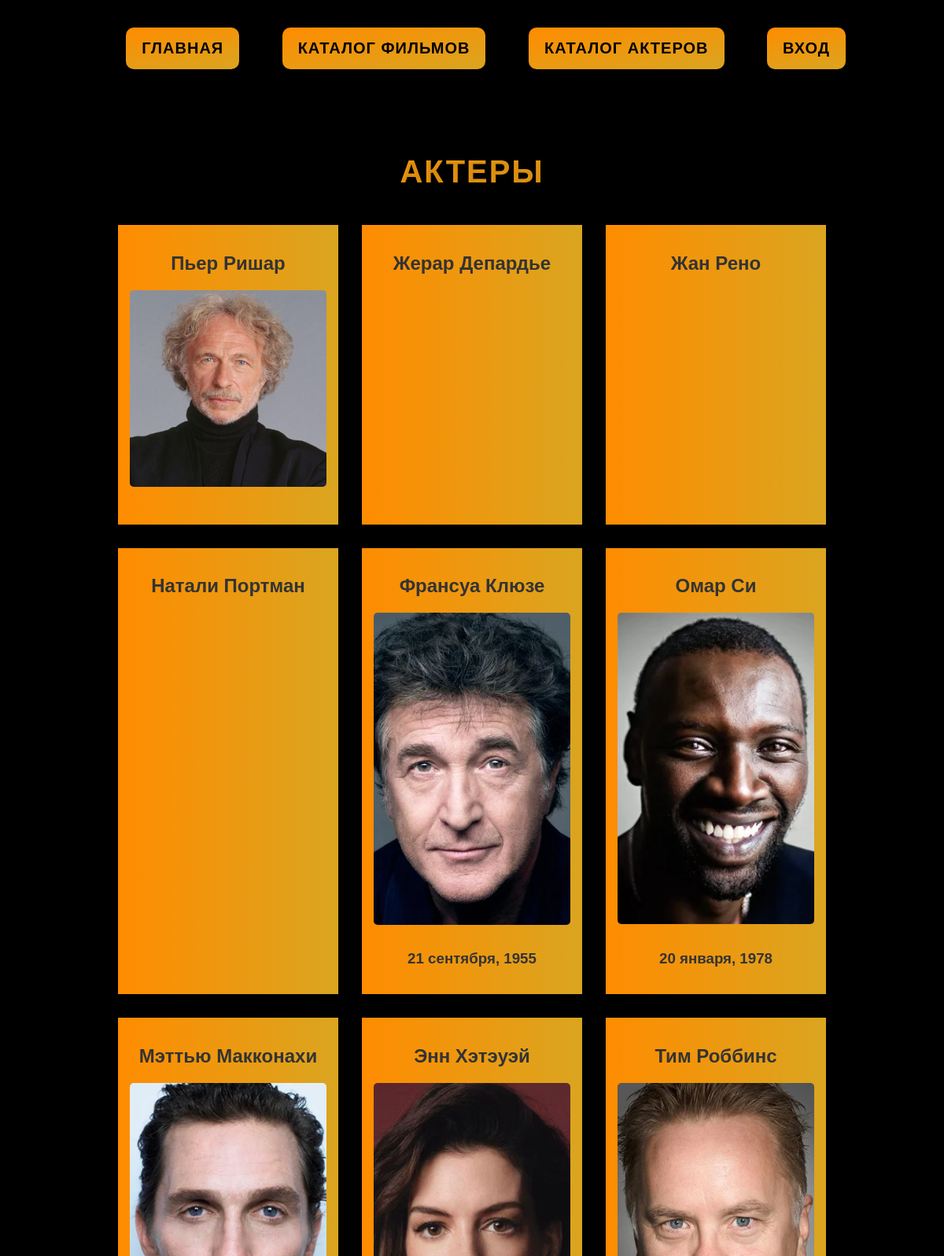
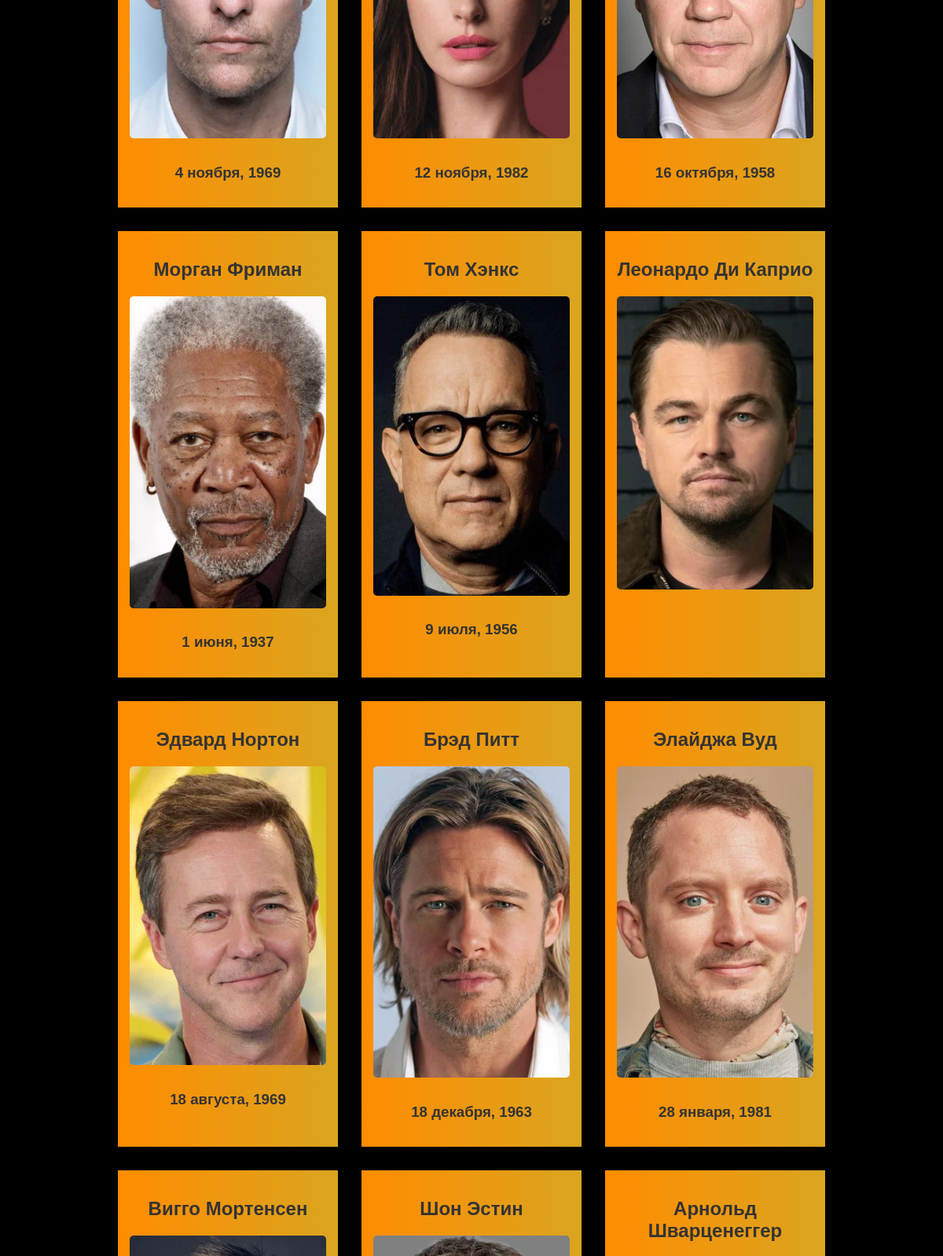
Screenshot of /artist/ (upper part) with the database file from the repository (2 pictures, top to bottom).
### appkino/models.py (models this page shows, shortened)
class Artist(models.Model):
    name = models.CharField(max_length=100, verbose_name='Имя')
    info = models.TextField(verbose_name='Информация', blank=True, null=True)
    foto = models.FileField(verbose_name='Фото', upload_to='artist/', null=True, blank=True)

### appkino/views.py (the view)
# urls.py: path('artist/', views.artistList.as_view(), name='allartist'),
class artistList(generic.ListView):
    model = Artist

### templates/appkino/artist_list.html
{% extends 'index.html' %}
{% load static %}
{% block content %}
    <h2 class="title">Актеры</h2>
        <ul>
                {% for one in artist_list %}
        <li>
    <h2> {{ one.name }}</h2>
    <img src="{% static one.foto %}" alt="" width="450px">
    <h3>{{ one.info }}</h3>
    </li>
                {% endfor  %}
            </ul>
{% endblock %}

### appkino/static/1.css (style rules this page uses)
.title { font-size: 36px; text-align: center; margin-top: 150px; padding-top: 20px; background: linear-gradient(300deg, goldenrod, darkorange)!important; -webkit-background-clip: text!important; -webkit-text-fill-color: transparent!important; }
body { font-family: "Times New Roman"; }
img { margin-bottom: 50px; }
body { font-family: 'Arial', sans-serif; background-color: black; color: #333; }
.title { text-align: center; color: #007bff; margin-bottom: 30px; text-transform: uppercase; letter-spacing: 2px; font-weight: bold; font-size: 2.5em; text-shadow: 2px 2px 4px rgba(0, 0, 0, 0.1); }
ul { list-style: none; padding: 0; display: flex; flex-wrap: wrap; justify-content: center; }
li { background: linear-gradient(270deg, goldenrod, darkorange ); box-shadow: 0 2px 5px rgba(0, 0, 0, 0.1); margin: 15px; padding: 15px; width: 250px; text-align: center; transition: transform 0.3s ease; }
li img { max-width: 100%; height: auto; border-radius: 5px; margin-bottom: 10px; }

### rows the page displays
Artist: name "Пьер Ришар", foto (picture)
Artist: name "Жерар Депардье"
Artist: name "Жан Рено"
Artist: name "Натали Портман"
Artist: name "Франсуа Клюзе", foto (picture), info "21 сентября, 1955"
Artist: name "Омар Си", foto (picture), info "20 января, 1978"
Artist: name "Мэттью Макконахи", foto (picture), info "4 ноября, 1969"
Artist: name "Энн Хэтэуэй", foto (picture), info "12 ноября, 1982"
Artist: name "Тим Роббинс", foto (picture), info "16 октября, 1958"
Artist: name "Морган Фриман", foto (picture), info "1 июня, 1937"
Artist: name "Том Хэнкс", foto (picture), info "9 июля, 1956"
Artist: name "Леонардо Ди Каприо", foto (picture)
Artist: name "Эдвард Нортон", foto (picture), info "18 августа, 1969"
Artist: name "Брэд Питт", foto (picture), info "18 декабря, 1963"
Artist: name "Элайджа Вуд", foto (picture), info "28 января, 1981"
Artist: name "Вигго Мортенсен", foto (picture)
Artist: name "Шон Эстин", foto (picture)
Artist: name "Арнольд Шварценеггер"
